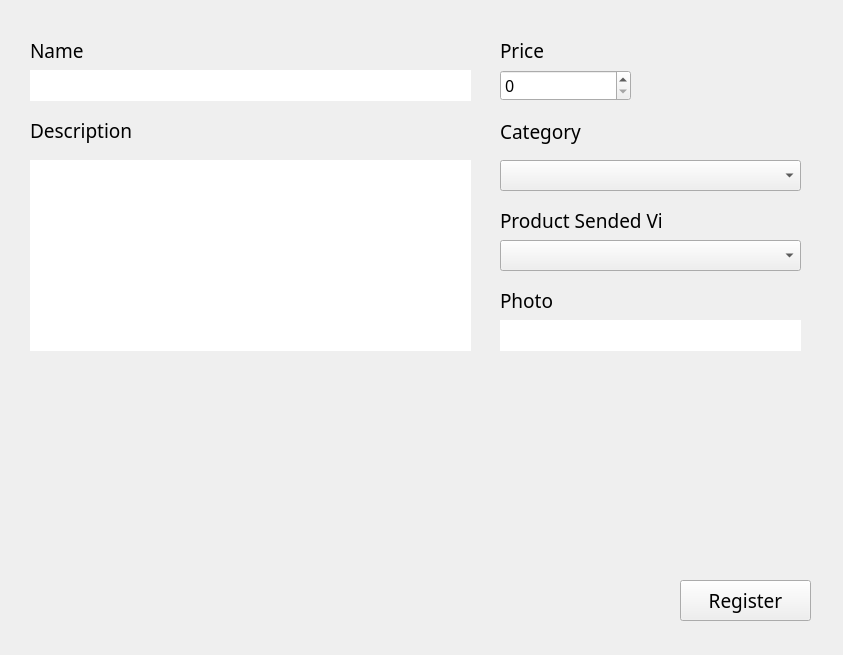
<?xml version="1.0" encoding="UTF-8"?>
<ui version="4.0">
 <class>RegisterProductWidget</class>
 <widget class="QWidget" name="RegisterProductWidget">
  <property name="geometry">
   <rect>
    <x>0</x>
    <y>0</y>
    <width>843</width>
    <height>655</height>
   </rect>
  </property>
  <property name="windowTitle">
   <string>RegisterProduct</string>
  </property>
  <widget class="QLabel" name="RegisterProduct_Background">
   <property name="geometry">
    <rect>
     <x>0</x>
     <y>0</y>
     <width>843</width>
     <height>655</height>
    </rect>
   </property>
   <property name="text">
    <string/>
   </property>
  </widget>
  <widget class="QLineEdit" name="RegisterProduct_NameInput">
   <property name="geometry">
    <rect>
     <x>30</x>
     <y>70</y>
     <width>441</width>
     <height>31</height>
    </rect>
   </property>
   <property name="font">
    <font>
     <family>Source Sans Pro</family>
     <pointsize>14</pointsize>
    </font>
   </property>
   <property name="frame">
    <bool>false</bool>
   </property>
  </widget>
  <widget class="QLabel" name="RegisterProduct_NameLabel">
   <property name="geometry">
    <rect>
     <x>30</x>
     <y>30</y>
     <width>161</width>
     <height>41</height>
    </rect>
   </property>
   <property name="font">
    <font>
     <family>Source Sans Pro</family>
     <pointsize>14</pointsize>
     <weight>50</weight>
     <bold>false</bold>
    </font>
   </property>
   <property name="text">
    <string>Name</string>
   </property>
  </widget>
  <widget class="QPlainTextEdit" name="RegisterProduct_DescriptionInput">
   <property name="geometry">
    <rect>
     <x>30</x>
     <y>160</y>
     <width>441</width>
     <height>191</height>
    </rect>
   </property>
   <property name="font">
    <font>
     <family>Source Sans Pro</family>
     <pointsize>12</pointsize>
    </font>
   </property>
   <property name="frameShape">
    <enum>QFrame::NoFrame</enum>
   </property>
  </widget>
  <widget class="QLabel" name="RegisterProduct_DescriptionLabel">
   <property name="geometry">
    <rect>
     <x>30</x>
     <y>110</y>
     <width>161</width>
     <height>41</height>
    </rect>
   </property>
   <property name="font">
    <font>
     <family>Source Sans Pro</family>
     <pointsize>14</pointsize>
     <weight>50</weight>
     <bold>false</bold>
    </font>
   </property>
   <property name="text">
    <string>Description</string>
   </property>
  </widget>
  <widget class="QComboBox" name="RegisterProduct_CategoryInput">
   <property name="geometry">
    <rect>
     <x>500</x>
     <y>160</y>
     <width>301</width>
     <height>31</height>
    </rect>
   </property>
   <property name="font">
    <font>
     <family>Source Sans Pro</family>
     <pointsize>12</pointsize>
    </font>
   </property>
  </widget>
  <widget class="QLabel" name="RegisterProduct_CategoryLabel">
   <property name="geometry">
    <rect>
     <x>500</x>
     <y>111</y>
     <width>161</width>
     <height>41</height>
    </rect>
   </property>
   <property name="font">
    <font>
     <family>Source Sans Pro</family>
     <pointsize>14</pointsize>
     <weight>50</weight>
     <bold>false</bold>
    </font>
   </property>
   <property name="text">
    <string>Category</string>
   </property>
  </widget>
  <widget class="QLabel" name="RegisterProduct_PriceLabel">
   <property name="geometry">
    <rect>
     <x>500</x>
     <y>30</y>
     <width>161</width>
     <height>41</height>
    </rect>
   </property>
   <property name="font">
    <font>
     <family>Source Sans Pro</family>
     <pointsize>14</pointsize>
     <weight>50</weight>
     <bold>false</bold>
    </font>
   </property>
   <property name="text">
    <string>Price</string>
   </property>
  </widget>
  <widget class="QSpinBox" name="RegisterProduct_PriceInput">
   <property name="geometry">
    <rect>
     <x>500</x>
     <y>70</y>
     <width>131</width>
     <height>31</height>
    </rect>
   </property>
   <property name="font">
    <font>
     <family>Source Sans Pro</family>
     <pointsize>12</pointsize>
    </font>
   </property>
   <property name="maximum">
    <number>999</number>
   </property>
  </widget>
  <widget class="QComboBox" name="RegisterProduct_ViaInput">
   <property name="geometry">
    <rect>
     <x>500</x>
     <y>240</y>
     <width>301</width>
     <height>31</height>
    </rect>
   </property>
   <property name="font">
    <font>
     <family>Source Sans Pro</family>
     <pointsize>12</pointsize>
    </font>
   </property>
  </widget>
  <widget class="QLabel" name="RegisterProduct_ViaLabel">
   <property name="geometry">
    <rect>
     <x>500</x>
     <y>200</y>
     <width>161</width>
     <height>41</height>
    </rect>
   </property>
   <property name="font">
    <font>
     <family>Source Sans Pro</family>
     <pointsize>14</pointsize>
     <weight>50</weight>
     <bold>false</bold>
    </font>
   </property>
   <property name="text">
    <string>Product Sended Via</string>
   </property>
  </widget>
  <widget class="QLabel" name="RegisterProduct_PhotoLabel">
   <property name="geometry">
    <rect>
     <x>500</x>
     <y>280</y>
     <width>161</width>
     <height>41</height>
    </rect>
   </property>
   <property name="font">
    <font>
     <family>Source Sans Pro</family>
     <pointsize>14</pointsize>
     <weight>50</weight>
     <bold>false</bold>
    </font>
   </property>
   <property name="text">
    <string>Photo</string>
   </property>
  </widget>
  <widget class="QPushButton" name="RegisterProduct_RegisterButton">
   <property name="geometry">
    <rect>
     <x>680</x>
     <y>580</y>
     <width>131</width>
     <height>41</height>
    </rect>
   </property>
   <property name="font">
    <font>
     <family>Coolvetica Rg</family>
     <pointsize>14</pointsize>
    </font>
   </property>
   <property name="text">
    <string>Register</string>
   </property>
   <property name="flat">
    <bool>false</bool>
   </property>
  </widget>
  <widget class="QLineEdit" name="RegisterProduct_PhotoInput">
   <property name="geometry">
    <rect>
     <x>500</x>
     <y>320</y>
     <width>301</width>
     <height>31</height>
    </rect>
   </property>
   <property name="font">
    <font>
     <family>Source Sans Pro</family>
     <pointsize>14</pointsize>
    </font>
   </property>
   <property name="frame">
    <bool>false</bool>
   </property>
  </widget>
 </widget>
 <resources/>
 <connections/>
</ui>
